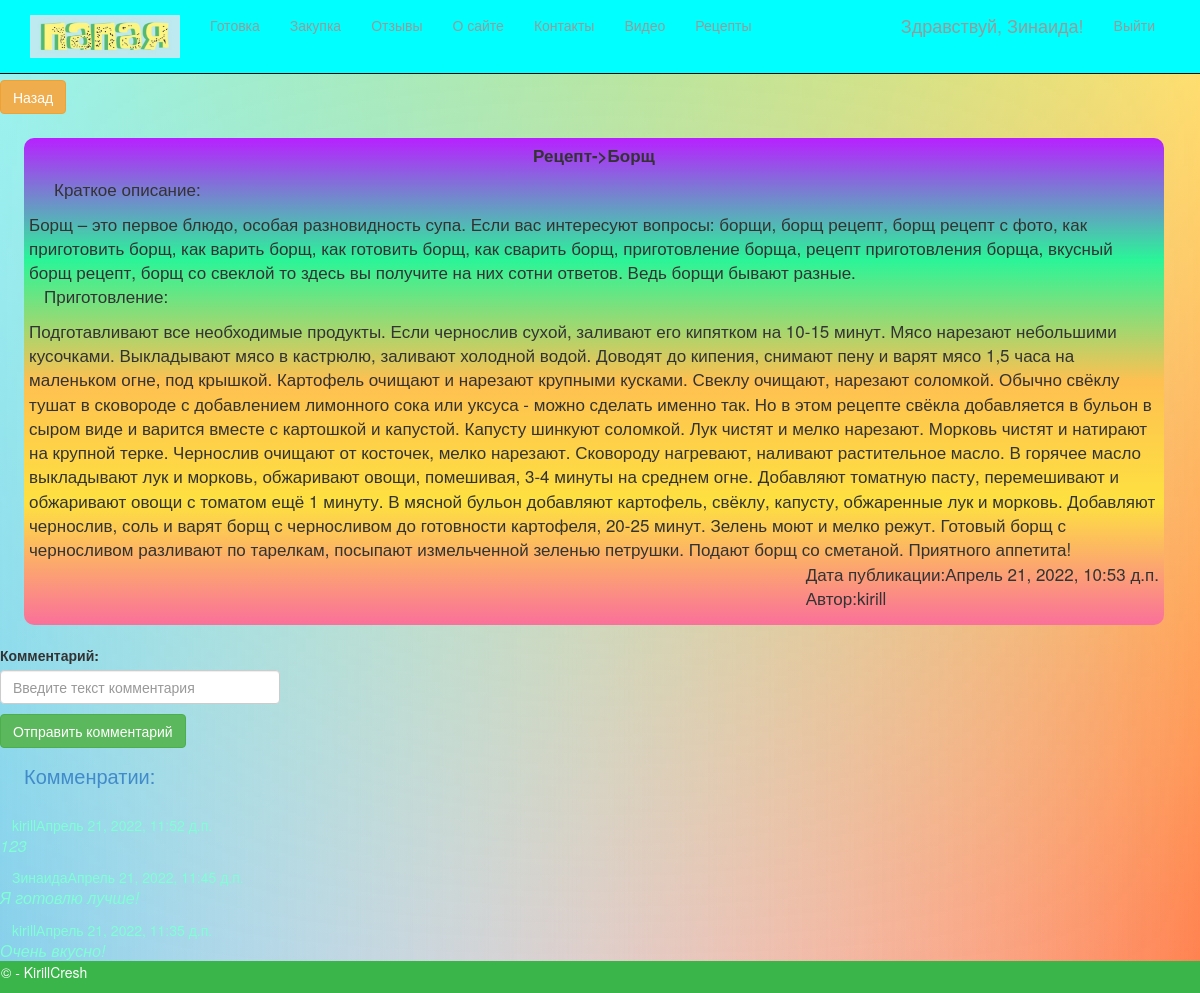
/2/ (signed in), run on the app's committed database.
### app/models.py (models this page shows, shortened)
class Blog(models.Model):
    title = models.CharField(max_length = 80, unique_for_date = "posted", verbose_name = "Заголовок")
    description = models.TextField(verbose_name = "Краткое описание")
    content = models.TextField(verbose_name = "Полное содержание")
    posted = models.DateTimeField(default = datetime.now(), db_index = True, verbose_name = "Опубликована")
    author = models.ForeignKey(User, null=True, blank=True, on_delete = models.SET_NULL, verbose_name = "Автор")
    image = models.ImageField(upload_to='images/', default = 'default.jpg', verbose_name = "Путь к картинке")
    class Meta:
        db_table = "Блог"
        ordering = ["-posted"]
        verbose_name = "статья блога"
        verbose_name_plural = "статьи блога"

class Comment(models.Model):
    text = models.TextField(max_length=500)
    posted = models.DateTimeField(default=datetime.now(), verbose_name="Time published")
    author = models.ForeignKey(User, null=True, blank=True, on_delete=models.SET_NULL, verbose_name="Автор")
    post = models.ForeignKey(Blog, on_delete=models.CASCADE)

### app/views.py (the view, shortened to what this page needs)
# urls.py: path('<int:Blog_id>/', views.blog_itself, name='blog_itself'),
def blog_itself(request, Blog_id):
    comments = Comment.objects.order_by('-posted')
    blog = Blog.objects.get(pk=Blog_id)
    form = CommentForm()
    return render(request, 'app/blog_itself.html', {'blog': blog,
    'comments': comments,
    'form': form
    })

### app/forms.py
class CommentForm(ModelForm):
    class Meta:
        model = Comment
        fields = ['text',]
    def __init__(self, *args, **kwargs):
        super(CommentForm, self).__init__(*args, **kwargs)
        self.fields['text'].help_text = ''
        self.fields['text'].label = 'Комментарий'
        self.fields['text'].widget = forms.TextInput(attrs={'class': 'form-control', 'placeholder': 'Введите текст комментария'})

### app/templates/app/blog_itself.html (shortened to what this page needs)
﻿{% extends "app/layout.html" %}
{% load static %}
{% block content %}
<a class="btn btn-warning" href="{% url 'blogs' %}">Назад</a>
<div class="content" style="font-size:17px;">
    <p align="center">
        <b>
            Рецепт->{{ blog.title }}
        </b>
    </p>
    <p style="margin-left:25px;">
    Краткое описание:
    </p>{{ blog.description }}
    <br/>
    <p style="margin-left:15px;">
        Приготовление:
    </p>
    {{ blog.content }}
    <br/>
    <p style="display: flex; justify-content: right;">
        Дата публикации:{{ blog.posted }} <br/>
        Автор:{{ blog.author }}
    </p>
</div>
<br/>
{% if user.is_authenticated %}
<form method="POST" >
    {{form.as_p}}
    <button type="submit" class="btn btn-success" > Отправить комментарий </button>
</form>
<div class="put_com" style="display: flex; justify-content: space-between; width: 96%; margin-left: 2%; margin-bottom: 2%;">
    <a style="font-size: 20px">Комменратии:</a>
</div>
{% else %}
    <h3> Для добавления комментария, пожалуйста, авторизуйтесь. </h3>
{% endif %}
{% if comments %}
{% for comment in comments %}
{% if comment in blog.comment_set.all %}
    <div class="block_com">
        <a style="margin: 1% 2% 0 1%; color: aquamarine">{{ comment.author }}{{ comment.posted }}</a>
        <a style="font-size: 16px; margin: 0 2% 1% 2%; color: aquamarine"><i>{{ comment.text|linebreaks }}</i></a>
    </div>
{% endif %}
{% endfor %}
{% else %}
    <p style="margin-left: 2%;">Здесь пока нет комментариев.</p>
{% endif %}
{% endblock %}

### app/templates/app/loginpartial.html (shortened to what this page needs)
﻿{% if user.is_authenticated %}
<form id="logoutForm" action="/logout/" method="post" class="navbar-right">
    <ul class="nav navbar-nav navbar-right">
        <li><span class="navbar-brand">Здравствуй, {{ user.username }}!</span></li>
        <li><a href="javascript:document.getElementById('logoutForm').submit()">Выйти</a></li>
    </ul>
</form>
{% else %}
<ul class="nav navbar-nav navbar-right">
    <li><a href="{% url 'login' %}">Войти</a></li>
    <li><a href="{% url 'register' %}">Регистрация</a></li>
</ul>
{% endif %}

### app/static/app/content/site.css (style rules this page uses)
body { padding-top: 3%; padding-bottom: 20px; background-blend-mode: screen; background: linear-gradient(limegreen, transparent), linear-gradient(90deg, skyblue, transparent), linear-gradient(-90deg, coral, transparent); background-size: cover; background-position: center center; background-repeat: no-repeat; background-attachment: fixed; }
input, select, textarea { max-width: 280px; }
.content { width: 95%; padding: 5px; margin-top: 2%; margin-left: 2%; border-radius: 10px; background: linear-gradient(to bottom, #b721ff, #2af598, #fec051, #fee140, #fa709a); }

### data on the page
Blog: title "Борщ", description "Борщ – это первое блюдо, особая разновидность супа. Если вас интересуют вопросы: борщи, борщ рецепт, борщ рецепт с фото, как приготовить борщ, как варить борщ, как готовить борщ, как сварить борщ, приготовление борща, рецепт приготовления борща, вкусный борщ рецепт, борщ со свеклой то здесь вы получите на них сотни ответов. Ведь борщи бывают разные.", content "Подготавливают все необходимые продукты. Если чернослив сухой, заливают его кипятком на 10-15 минут. Мясо нарезают небольшими кусочками. Выкладывают мясо в кастрюлю, заливают холодной водой. Доводят до кипения, снимают пену и варят мясо 1,5 часа на маленьком огне, под крышкой. Картофель очищают и нарезают крупными кусками. Свеклу очищают, нарезают соломкой. Обычно свёклу тушат в сковороде с добавлением лимонного сока или уксуса - можно сделать именно так. Но в этом рецепте свёкла добавляется в бульон в сыром виде и варится вместе с картошкой и капустой. Капусту шинкуют соломкой. Лук чистят и мелко нарезают. Морковь чистят и натирают на крупной терке. Чернослив очищают от косточек, мелко…", posted "Апрель 21, 2022, 10:53 д.п.", author "kirill"
Comment: text "123"
Comment: author "Зинаида", text "Я готовлю лучше!"
Comment: author "kirill", posted "Апрель 21, 2022, 11:35 д.п.", text "Очень вкусно!"

### other printed values
{{ user.username }} "Зинаида"
